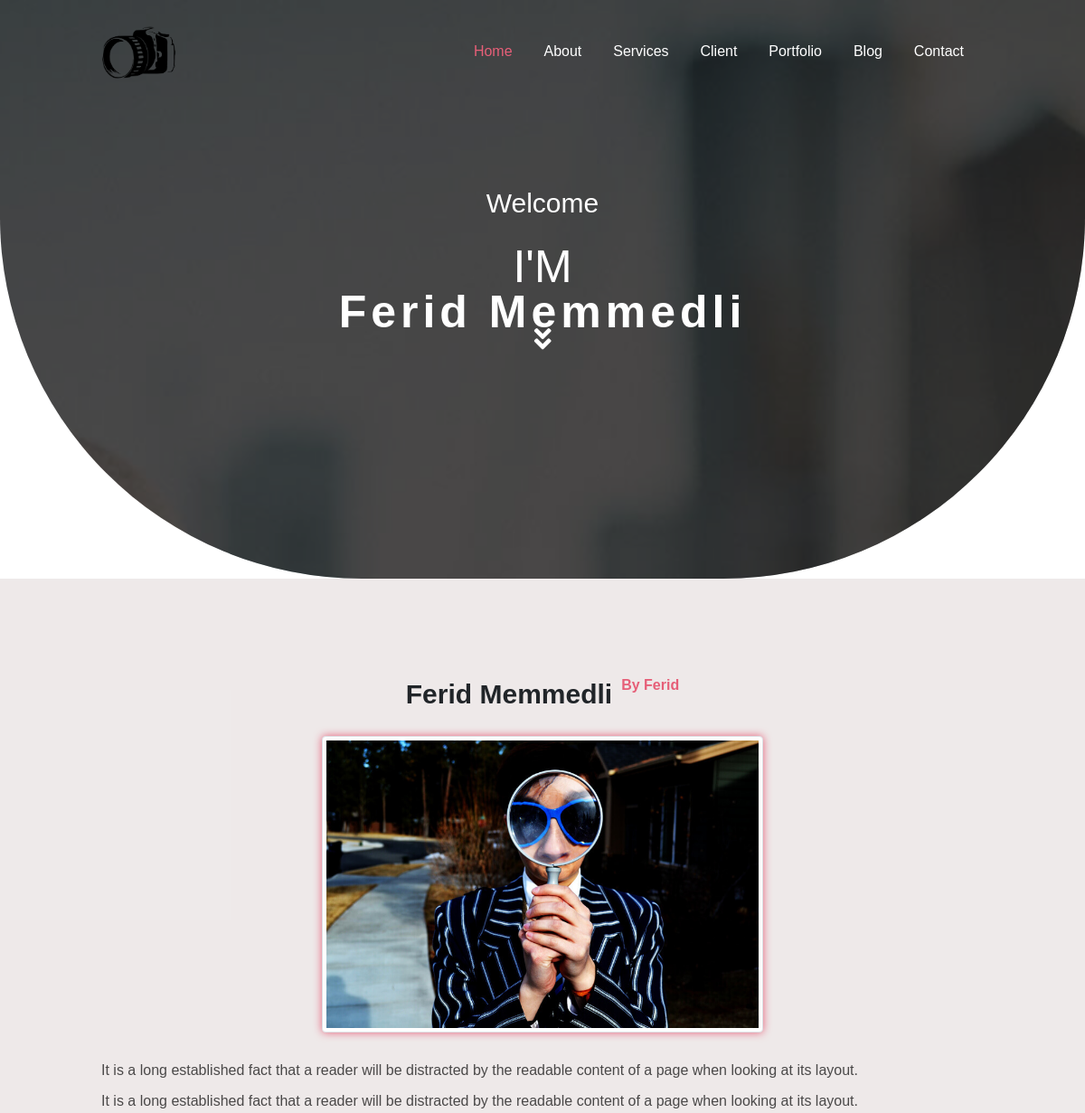
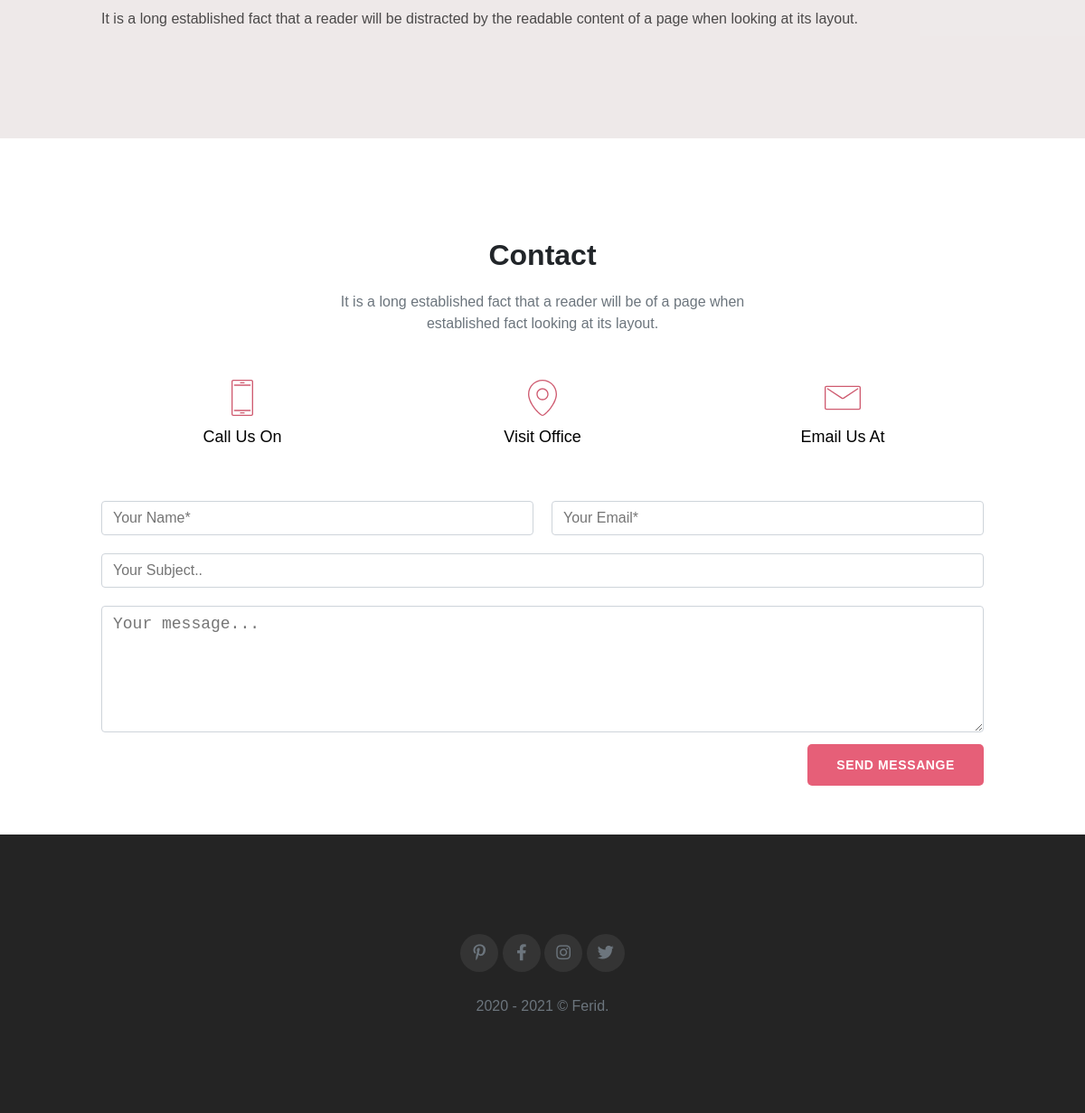
The page /blog/1 on the database its author committed (2 pictures, top to bottom).
### models.py (models this page shows, shortened)
class Seo(db.Model):
    id = db.Column(db.Integer, primary_key=True)
    title = db.Column(db.String(20),nullable=False)
    keywords = db.Column(db.String(20),nullable=False)
    image = db.Column(db.String,nullable=False)
    homeimage = db.Column(db.String,nullable=False)

class Blogs(db.Model):
    id = db.Column(db.Integer, primary_key=True)
    blogTitle = db.Column(db.String,nullable=False)
    blogDetail = db.Column(db.Text,nullable=False)
    blogAuthor = db.Column(db.String,nullable=False)
    blogDate = db.Column(db.String,default=datetime.now().strftime('%d %B %Y'))
    blogImage = db.Column(db.String,nullable=False)
    blogStatus = db.Column(db.Boolean)

class Social(db.Model):
    id = db.Column(db.Integer, primary_key=True)
    pinterest = db.Column(db.String)
    facebook = db.Column(db.String)
    instagram = db.Column(db.String)
    twitter = db.Column(db.String)

### app/routes.py (the view)
@blog.route('/<int:id>',methods=['GET','POST'])
def blogPage(id):
    seo=Seo.query.all()
    social=Social.query.all()
    blog = Blogs.query.get(id)
    return render_template('app/blog.html',blog=blog,seo=seo,social=social)

### app/templates/app/blog.html
{% extends "app/layout.html" %}
{% block content_menu %}
<li><a class="blank" href="#blogPost">Blog</a></li>
<li><a class="blank" href="#contact">Contact</a></li>
{% endblock %}
{% block content_body %}
<section id="blogPost" class="pv-10x">
    <div class="container">
        <div class="row">
            <div class="col-12" style="display: flex;justify-content: center;">
                <h1>
                    {{blog.blogTitle}}
                </h1>
                <span style="color: #e65f78;font-weight: 700;cursor: pointer;">
                    {{blog.blogAuthor}}
                </span>
            </div>
        </div>
        <div class="row">
            <div class="col-12" style="display: flex;justify-content: center;">
                <img src="{{blog.blogImage}}" style="padding: 0.25rem;background-color: #fff;border: 1px solid #dee2e6;border-radius: 0.25rem;max-width: 50%;height: auto;">
            </div>
        </div>
        <div class="row">
            <div class="col-12">
                {{blog.blogDetail|safe}}
            </div>
        </div>
    </div>
</section>
{% endblock %}

### app/templates/app/layout.html (shortened to what this page needs)
<!DOCTYPE html>
<html>
<head>
    <link rel="stylesheet" href="https://cdnjs.cloudflare.com/ajax/libs/font-awesome/5.15.1/css/all.min.css"
 />
    <link rel="stylesheet" href="./static/css/reset.css">
    <link rel="stylesheet" href="./static/css/style.css">
</head>
<body>
    <div class="nav width-full flex-full-center">
        <nav class="nav-bar flex-spacebetween-center">
            <span class="nav-bar-left"><a href="{{ url_for('homePage') }}#header">
                    {% for i in seo %}
                    <img id="darklogo" src="{{i.image}}">
                    {% endfor %}
                </a></span>
            <div class="nav-bar-right">
                <ul class="flex-spacearound-center">
                    <li><a class="blank isik" href="{{ url_for('homePage') }}#header">Home</a></li>
                    <li><a class="blank" href="{{ url_for('homePage') }}#about">About</a></li>
                    <li><a class="blank" href="{{ url_for('homePage') }}#servies">Services</a></li>
                    <li><a class="blank" href="{{ url_for('homePage') }}#client">Client</a></li>
                    <li><a class="blank" href="{{ url_for('homePage') }}#portfolio">Portfolio</a></li>
                    {% block content_menu %}
                    {% endblock %}
                </ul>
            </div>
        </nav>
    </div>
    {% for i in seo %}
    <header id="header" style="background:url({{i.homeimage}}) fixed center padding-box;background-size: cover;">
        <div id="particles-js"></div>
        <div class="ovarlay color-bg-black width-full"></div>
        <div class="content color-white flex-columun-center width-full">
            <h4 class="mb-3x">Welcome</h4>
            <div style="position: realtive;font-size:50px;">
                <div style="display: inline-block;">I'M
                    <h1 id="typed-strings" style="letter-spacing: 5px;" class="mb-3x">
                        <strong>{{i.keywords}}</strong>
                    </h1>
                </div>
            </div>
            <div class="dubl-down width-full"><a href="#about" class="down color-white">
                    <i class="fas fa-angle-double-down"></i></a></div>
        </div>
    </header>
    {% endfor %}
    {% block content_body %}
    {% endblock %}
    <section id="contact" class="pv-10x">
        <div class="container">
            <div class="row width-full">
                <h2 class="col-12">Contact</h2>
            </div>
            <div class="row width-full metin">
                <p class="col-12">It is a long established fact that a reader will be of a page when established fact
                    looking at its layout.</p>
            </div>
            <div class="row width-full icons width-full mv-3x">
                <div class="col-4 mr-2x ml-2x width-full "><img src="./static/img/svg/mbri-mobile2.svg" alt="">
                    <h4 class="mv-1x">Call Us On</h4>
                </div>
                <div class="col-4 mr-2x ml-2x width-full "><img src="./static/img/svg/mbri-pin.svg" alt="">
                    <h4 class="mv-1x">Visit Office</h4>
                </div>
                <div class="col-4 mr-2x ml-2x width-full "><img src="./static/img/svg/mbri-letter.svg" alt="">
                    <h4 class="mv-1x">Email Us At</h4>
                </div>
            </div>
            <form method="POST" action="/" class="row width-full form">
                <div class="container-full">
                    <div class="row width-full">
                        <div class="col-6">
                            <input name="name" id="name" type="text" class="form-control" maxlength="50"
                                placeholder="Your Name*" required>
                        </div>
                        <div class="col-6">
                            <input name="email" id="email" type="email" class="form-control" maxlength="50"
                                placeholder="Your Email*" required>
                        </div>
                    </div>
                    <div class="row width-full">
                        <div class="col-12">
                            <input name="subject" type="text" class="form-control" id="subject" maxlength="100"
                                placeholder="Your Subject.." required>
                        </div>
                    </div>
                    <div class="row width-full">
                        <div class="col-12">
                            <textarea style="height: 140px;" name="comments" id="comments" rows="4" class="form-control"
                                placeholder="Your message..." required></textarea>
                        </div>
                    </div>
                    <div class="row width-full send">
                        <button type="submit" class="btn btn-border-red btn-border-radius-x">SEND MESSANGE</button>
                    </div>
                </div>
            </form>
        </div>
    </section>
    <footer id="footer" class="relative p-10x">
        <div class="container">
            <div class="row flex-full-center text-center">
                <div class="col-12">
                    <div class="text-center text-white">
                        <ul class="list-inline mb-3x">
                            {% for i in social %}
                            <li class="list-inline-item"><a class="link" href="{{i.pinterest}}" target="blank"><i
                                        class="reng fab fa-pinterest-p"></i></a>
                            </li>
                            <li class="list-inline-item"><a class="link" href="{{i.facebook}}" target="blank"><i
                                        class="reng fab fa-facebook-f"></i></a>
                            </li>
                            <li class="list-inline-item"><a class="link" href="{{i.instagram}}" target="blank"><i
                                        class="reng fab fa-instagram"></i></a>
                            </li>
                            <li class="list-inline-item"><a class="link" href="{{i.twitter}}" target="blank"><i
                                        class="reng fab fa-twitter"></i></a>
                            </li>
                            {% endfor %}
                        </ul>
                        <p> 2020 - 2021 &copy; Ferid.</p>
                    </div>
                </div>
            </div>
        </div>
    </footer>
</body>
</html>

### rows shown on the page
Seo: image (picture), homeimage (picture), keywords "Ferid Memmedli"
Blogs: blogTitle "Ferid Memmedli", blogAuthor "By Ferid", blogImage (picture), blogDetail "It is a long established fact that a reader will be distracted by the readable content of a page when looking at its layout. It is a long established fact that a reader will be distracted by the readable content of a page when looking at its layout. It is a long established fact that a reader will be distracted by the readable content of a page when looking at its layout."
